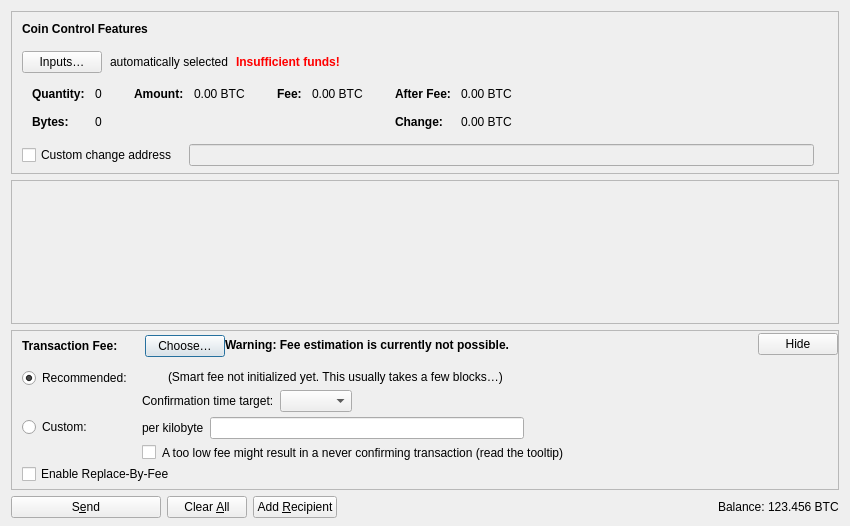
<?xml version="1.0" encoding="UTF-8"?>
<ui version="4.0">
 <class>SendCoinsDialog</class>
 <widget class="QDialog" name="SendCoinsDialog">
  <property name="geometry">
   <rect>
    <x>0</x>
    <y>0</y>
    <width>850</width>
    <height>526</height>
   </rect>
  </property>
  <property name="windowTitle">
   <string>Send Coins</string>
  </property>
  <layout class="QVBoxLayout" name="verticalLayout" stretch="0,1,0,0">
   <property name="bottomMargin">
    <number>8</number>
   </property>
   <item>
    <widget class="QFrame" name="frameCoinControl">
     <property name="sizePolicy">
      <sizepolicy hsizetype="Expanding" vsizetype="Expanding">
       <horstretch>0</horstretch>
       <verstretch>0</verstretch>
      </sizepolicy>
     </property>
     <property name="maximumSize">
      <size>
       <width>16777215</width>
       <height>16777215</height>
      </size>
     </property>
     <property name="frameShape">
      <enum>QFrame::StyledPanel</enum>
     </property>
     <property name="frameShadow">
      <enum>QFrame::Sunken</enum>
     </property>
     <layout class="QVBoxLayout" name="verticalLayoutCoinControl2">
      <property name="spacing">
       <number>0</number>
      </property>
      <property name="leftMargin">
       <number>0</number>
      </property>
      <property name="topMargin">
       <number>0</number>
      </property>
      <property name="rightMargin">
       <number>0</number>
      </property>
      <property name="bottomMargin">
       <number>6</number>
      </property>
      <item>
       <layout class="QVBoxLayout" name="verticalLayoutCoinControl" stretch="0,0,0,0,1">
        <property name="spacing">
         <number>0</number>
        </property>
        <property name="leftMargin">
         <number>10</number>
        </property>
        <property name="topMargin">
         <number>10</number>
        </property>
        <item>
         <layout class="QHBoxLayout" name="horizontalLayoutCoinControl1">
          <property name="bottomMargin">
           <number>15</number>
          </property>
          <item>
           <widget class="QLabel" name="labelCoinControlFeatures">
            <property name="sizePolicy">
             <sizepolicy hsizetype="Preferred" vsizetype="Maximum">
              <horstretch>0</horstretch>
              <verstretch>0</verstretch>
             </sizepolicy>
            </property>
            <property name="font">
             <font>
              <weight>75</weight>
              <bold>true</bold>
             </font>
            </property>
            <property name="styleSheet">
             <string notr="true">font-weight:bold;</string>
            </property>
            <property name="text">
             <string>Coin Control Features</string>
            </property>
           </widget>
          </item>
         </layout>
        </item>
        <item>
         <layout class="QHBoxLayout" name="horizontalLayoutCoinControl2" stretch="0,0,0,0">
          <property name="spacing">
           <number>8</number>
          </property>
          <property name="bottomMargin">
           <number>10</number>
          </property>
          <item>
           <widget class="QPushButton" name="pushButtonCoinControl">
            <property name="styleSheet">
             <string notr="true"/>
            </property>
            <property name="text">
             <string>Inputs…</string>
            </property>
            <property name="autoDefault">
             <bool>false</bool>
            </property>
           </widget>
          </item>
          <item>
           <widget class="QLabel" name="labelCoinControlAutomaticallySelected">
            <property name="text">
             <string>automatically selected</string>
            </property>
            <property name="margin">
             <number>5</number>
            </property>
           </widget>
          </item>
          <item>
           <widget class="QLabel" name="labelCoinControlInsuffFunds">
            <property name="font">
             <font>
              <weight>75</weight>
              <bold>true</bold>
             </font>
            </property>
            <property name="styleSheet">
             <string notr="true">color:red;font-weight:bold;</string>
            </property>
            <property name="text">
             <string>Insufficient funds!</string>
            </property>
            <property name="margin">
             <number>5</number>
            </property>
           </widget>
          </item>
          <item>
           <spacer name="horizontalSpacerCoinControl">
            <property name="orientation">
             <enum>Qt::Horizontal</enum>
            </property>
            <property name="sizeHint" stdset="0">
             <size>
              <width>40</width>
              <height>1</height>
             </size>
            </property>
           </spacer>
          </item>
         </layout>
        </item>
        <item>
         <widget class="QWidget" name="widgetCoinControl" native="true">
          <property name="sizePolicy">
           <sizepolicy hsizetype="Preferred" vsizetype="Preferred">
            <horstretch>0</horstretch>
            <verstretch>0</verstretch>
           </sizepolicy>
          </property>
          <property name="minimumSize">
           <size>
            <width>0</width>
            <height>0</height>
           </size>
          </property>
          <property name="styleSheet">
           <string notr="true"/>
          </property>
          <layout class="QHBoxLayout" name="horizontalLayoutCoinControl5">
           <property name="leftMargin">
            <number>0</number>
           </property>
           <property name="topMargin">
            <number>0</number>
           </property>
           <property name="rightMargin">
            <number>0</number>
           </property>
           <property name="bottomMargin">
            <number>0</number>
           </property>
           <item>
            <layout class="QHBoxLayout" name="horizontalLayoutCoinControl3" stretch="0,0,0,1">
             <property name="spacing">
              <number>20</number>
             </property>
             <property name="topMargin">
              <number>0</number>
             </property>
             <property name="bottomMargin">
              <number>10</number>
             </property>
             <item>
              <layout class="QFormLayout" name="formLayoutCoinControl1">
               <property name="labelAlignment">
                <set>Qt::AlignLeft|Qt::AlignVCenter</set>
               </property>
               <property name="horizontalSpacing">
                <number>10</number>
               </property>
               <property name="verticalSpacing">
                <number>14</number>
               </property>
               <property name="leftMargin">
                <number>10</number>
               </property>
               <property name="topMargin">
                <number>4</number>
               </property>
               <property name="rightMargin">
                <number>6</number>
               </property>
               <item row="0" column="0">
                <widget class="QLabel" name="labelCoinControlQuantityText">
                 <property name="font">
                  <font>
                   <weight>75</weight>
                   <bold>true</bold>
                  </font>
                 </property>
                 <property name="text">
                  <string>Quantity:</string>
                 </property>
                 <property name="margin">
                  <number>0</number>
                 </property>
                </widget>
               </item>
               <item row="0" column="1">
                <widget class="QLabel" name="labelCoinControlQuantity">
                 <property name="cursor">
                  <cursorShape>IBeamCursor</cursorShape>
                 </property>
                 <property name="contextMenuPolicy">
                  <enum>Qt::ActionsContextMenu</enum>
                 </property>
                 <property name="text">
                  <string notr="true">0</string>
                 </property>
                 <property name="margin">
                  <number>0</number>
                 </property>
                 <property name="textInteractionFlags">
                  <set>Qt::LinksAccessibleByMouse|Qt::TextSelectableByKeyboard|Qt::TextSelectableByMouse</set>
                 </property>
                </widget>
               </item>
               <item row="1" column="0">
                <widget class="QLabel" name="labelCoinControlBytesText">
                 <property name="font">
                  <font>
                   <weight>75</weight>
                   <bold>true</bold>
                  </font>
                 </property>
                 <property name="text">
                  <string>Bytes:</string>
                 </property>
                </widget>
               </item>
               <item row="1" column="1">
                <widget class="QLabel" name="labelCoinControlBytes">
                 <property name="cursor">
                  <cursorShape>IBeamCursor</cursorShape>
                 </property>
                 <property name="contextMenuPolicy">
                  <enum>Qt::ActionsContextMenu</enum>
                 </property>
                 <property name="text">
                  <string notr="true">0</string>
                 </property>
                 <property name="textInteractionFlags">
                  <set>Qt::LinksAccessibleByMouse|Qt::TextSelectableByKeyboard|Qt::TextSelectableByMouse</set>
                 </property>
                </widget>
               </item>
              </layout>
             </item>
             <item>
              <layout class="QFormLayout" name="formLayoutCoinControl2">
               <property name="horizontalSpacing">
                <number>10</number>
               </property>
               <property name="verticalSpacing">
                <number>14</number>
               </property>
               <property name="leftMargin">
                <number>6</number>
               </property>
               <property name="topMargin">
                <number>4</number>
               </property>
               <property name="rightMargin">
                <number>6</number>
               </property>
               <item row="0" column="0">
                <widget class="QLabel" name="labelCoinControlAmountText">
                 <property name="font">
                  <font>
                   <weight>75</weight>
                   <bold>true</bold>
                  </font>
                 </property>
                 <property name="text">
                  <string>Amount:</string>
                 </property>
                 <property name="margin">
                  <number>0</number>
                 </property>
                </widget>
               </item>
               <item row="0" column="1">
                <widget class="QLabel" name="labelCoinControlAmount">
                 <property name="cursor">
                  <cursorShape>IBeamCursor</cursorShape>
                 </property>
                 <property name="contextMenuPolicy">
                  <enum>Qt::ActionsContextMenu</enum>
                 </property>
                 <property name="text">
                  <string notr="true">0.00 BTC</string>
                 </property>
                 <property name="textInteractionFlags">
                  <set>Qt::LinksAccessibleByMouse|Qt::TextSelectableByKeyboard|Qt::TextSelectableByMouse</set>
                 </property>
                </widget>
               </item>
              </layout>
             </item>
             <item>
              <layout class="QFormLayout" name="formLayoutCoinControl3">
               <property name="horizontalSpacing">
                <number>10</number>
               </property>
               <property name="verticalSpacing">
                <number>14</number>
               </property>
               <property name="leftMargin">
                <number>6</number>
               </property>
               <property name="topMargin">
                <number>4</number>
               </property>
               <property name="rightMargin">
                <number>6</number>
               </property>
               <item row="0" column="0">
                <widget class="QLabel" name="labelCoinControlFeeText">
                 <property name="font">
                  <font>
                   <weight>75</weight>
                   <bold>true</bold>
                  </font>
                 </property>
                 <property name="text">
                  <string>Fee:</string>
                 </property>
                 <property name="margin">
                  <number>0</number>
                 </property>
                </widget>
               </item>
               <item row="0" column="1">
                <widget class="QLabel" name="labelCoinControlFee">
                 <property name="cursor">
                  <cursorShape>IBeamCursor</cursorShape>
                 </property>
                 <property name="contextMenuPolicy">
                  <enum>Qt::ActionsContextMenu</enum>
                 </property>
                 <property name="text">
                  <string notr="true">0.00 BTC</string>
                 </property>
                 <property name="textInteractionFlags">
                  <set>Qt::LinksAccessibleByMouse|Qt::TextSelectableByKeyboard|Qt::TextSelectableByMouse</set>
                 </property>
                </widget>
               </item>
              </layout>
             </item>
             <item>
              <layout class="QFormLayout" name="formLayoutCoinControl4">
               <property name="labelAlignment">
                <set>Qt::AlignLeft|Qt::AlignVCenter</set>
               </property>
               <property name="horizontalSpacing">
                <number>10</number>
               </property>
               <property name="verticalSpacing">
                <number>14</number>
               </property>
               <property name="leftMargin">
                <number>6</number>
               </property>
               <property name="topMargin">
                <number>4</number>
               </property>
               <property name="rightMargin">
                <number>6</number>
               </property>
               <item row="0" column="0">
                <widget class="QLabel" name="labelCoinControlAfterFeeText">
                 <property name="font">
                  <font>
                   <weight>75</weight>
                   <bold>true</bold>
                  </font>
                 </property>
                 <property name="text">
                  <string>After Fee:</string>
                 </property>
                 <property name="margin">
                  <number>0</number>
                 </property>
                </widget>
               </item>
               <item row="0" column="1">
                <widget class="QLabel" name="labelCoinControlAfterFee">
                 <property name="cursor">
                  <cursorShape>IBeamCursor</cursorShape>
                 </property>
                 <property name="contextMenuPolicy">
                  <enum>Qt::ActionsContextMenu</enum>
                 </property>
                 <property name="text">
                  <string notr="true">0.00 BTC</string>
                 </property>
                 <property name="textInteractionFlags">
                  <set>Qt::LinksAccessibleByMouse|Qt::TextSelectableByKeyboard|Qt::TextSelectableByMouse</set>
                 </property>
                </widget>
               </item>
               <item row="1" column="0">
                <widget class="QLabel" name="labelCoinControlChangeText">
                 <property name="font">
                  <font>
                   <weight>75</weight>
                   <bold>true</bold>
                  </font>
                 </property>
                 <property name="text">
                  <string>Change:</string>
                 </property>
                </widget>
               </item>
               <item row="1" column="1">
                <widget class="QLabel" name="labelCoinControlChange">
                 <property name="cursor">
                  <cursorShape>IBeamCursor</cursorShape>
                 </property>
                 <property name="contextMenuPolicy">
                  <enum>Qt::ActionsContextMenu</enum>
                 </property>
                 <property name="text">
                  <string notr="true">0.00 BTC</string>
                 </property>
                 <property name="textInteractionFlags">
                  <set>Qt::LinksAccessibleByMouse|Qt::TextSelectableByKeyboard|Qt::TextSelectableByMouse</set>
                 </property>
                </widget>
               </item>
              </layout>
             </item>
            </layout>
           </item>
          </layout>
         </widget>
        </item>
        <item>
         <layout class="QHBoxLayout" name="horizontalLayoutCoinControl4" stretch="0,0,0">
          <property name="spacing">
           <number>12</number>
          </property>
          <property name="sizeConstraint">
           <enum>QLayout::SetDefaultConstraint</enum>
          </property>
          <property name="topMargin">
           <number>5</number>
          </property>
          <property name="rightMargin">
           <number>5</number>
          </property>
          <item>
           <widget class="QCheckBox" name="checkBoxCoinControlChange">
            <property name="toolTip">
             <string>If this is activated, but the change address is empty or invalid, change will be sent to a newly generated address.</string>
            </property>
            <property name="text">
             <string>Custom change address</string>
            </property>
           </widget>
          </item>
          <item>
           <widget class="QValidatedLineEdit" name="lineEditCoinControlChange">
            <property name="enabled">
             <bool>false</bool>
            </property>
            <property name="sizePolicy">
             <sizepolicy hsizetype="Expanding" vsizetype="Fixed">
              <horstretch>0</horstretch>
              <verstretch>0</verstretch>
             </sizepolicy>
            </property>
           </widget>
          </item>
          <item>
           <widget class="QLabel" name="labelCoinControlChangeLabel">
            <property name="sizePolicy">
             <sizepolicy hsizetype="Preferred" vsizetype="Expanding">
              <horstretch>0</horstretch>
              <verstretch>0</verstretch>
             </sizepolicy>
            </property>
            <property name="minimumSize">
             <size>
              <width>0</width>
              <height>0</height>
             </size>
            </property>
            <property name="text">
             <string/>
            </property>
            <property name="margin">
             <number>3</number>
            </property>
           </widget>
          </item>
         </layout>
        </item>
        <item>
         <spacer name="verticalSpacerCoinControl">
          <property name="orientation">
           <enum>Qt::Vertical</enum>
          </property>
          <property name="sizeHint" stdset="0">
           <size>
            <width>800</width>
            <height>1</height>
           </size>
          </property>
         </spacer>
        </item>
       </layout>
      </item>
     </layout>
    </widget>
   </item>
   <item>
    <widget class="QScrollArea" name="scrollArea">
     <property name="widgetResizable">
      <bool>true</bool>
     </property>
     <widget class="QWidget" name="scrollAreaWidgetContents">
      <property name="geometry">
       <rect>
        <x>0</x>
        <y>0</y>
        <width>830</width>
        <height>104</height>
       </rect>
      </property>
      <layout class="QVBoxLayout" name="verticalLayout_2" stretch="0,1">
       <property name="leftMargin">
        <number>0</number>
       </property>
       <property name="topMargin">
        <number>0</number>
       </property>
       <property name="rightMargin">
        <number>0</number>
       </property>
       <property name="bottomMargin">
        <number>0</number>
       </property>
       <item>
        <layout class="QVBoxLayout" name="entries">
         <property name="spacing">
          <number>6</number>
         </property>
        </layout>
       </item>
       <item>
        <spacer name="verticalSpacer">
         <property name="orientation">
          <enum>Qt::Vertical</enum>
         </property>
         <property name="sizeHint" stdset="0">
          <size>
           <width>20</width>
           <height>40</height>
          </size>
         </property>
        </spacer>
       </item>
      </layout>
     </widget>
    </widget>
   </item>
   <item>
    <widget class="QFrame" name="frameFee">
     <property name="sizePolicy">
      <sizepolicy hsizetype="Expanding" vsizetype="Expanding">
       <horstretch>0</horstretch>
       <verstretch>0</verstretch>
      </sizepolicy>
     </property>
     <property name="maximumSize">
      <size>
       <width>16777215</width>
       <height>16777215</height>
      </size>
     </property>
     <property name="frameShape">
      <enum>QFrame::StyledPanel</enum>
     </property>
     <property name="frameShadow">
      <enum>QFrame::Sunken</enum>
     </property>
     <layout class="QVBoxLayout" name="verticalLayoutFee1">
      <property name="spacing">
       <number>0</number>
      </property>
      <property name="leftMargin">
       <number>0</number>
      </property>
      <property name="topMargin">
       <number>0</number>
      </property>
      <property name="rightMargin">
       <number>0</number>
      </property>
      <property name="bottomMargin">
       <number>0</number>
      </property>
      <item>
       <layout class="QVBoxLayout" name="verticalLayoutFee2" stretch="0,0,0">
        <property name="spacing">
         <number>0</number>
        </property>
        <property name="leftMargin">
         <number>10</number>
        </property>
        <property name="topMargin">
         <number>0</number>
        </property>
        <item>
         <layout class="QHBoxLayout" name="horizontalLayoutFee1">
          <property name="bottomMargin">
           <number>0</number>
          </property>
          <item>
           <layout class="QVBoxLayout" name="verticalLayoutFee7">
            <property name="spacing">
             <number>0</number>
            </property>
            <item>
             <spacer name="verticalSpacerSmartFee">
              <property name="orientation">
               <enum>Qt::Vertical</enum>
              </property>
              <property name="sizeType">
               <enum>QSizePolicy::Fixed</enum>
              </property>
              <property name="sizeHint" stdset="0">
               <size>
                <width>1</width>
                <height>4</height>
               </size>
              </property>
             </spacer>
            </item>
            <item>
             <layout class="QHBoxLayout" name="horizontalLayoutSmartFee">
              <property name="spacing">
               <number>10</number>
              </property>
              <item>
               <widget class="QLabel" name="labelFeeHeadline">
                <property name="sizePolicy">
                 <sizepolicy hsizetype="Preferred" vsizetype="Maximum">
                  <horstretch>0</horstretch>
                  <verstretch>0</verstretch>
                 </sizepolicy>
                </property>
                <property name="font">
                 <font>
                  <weight>75</weight>
                  <bold>true</bold>
                 </font>
                </property>
                <property name="styleSheet">
                 <string notr="true">font-weight:bold;</string>
                </property>
                <property name="text">
                 <string>Transaction Fee:</string>
                </property>
               </widget>
              </item>
              <item>
               <widget class="QLabel" name="labelFeeMinimized">
                <property name="text">
                 <string/>
                </property>
               </widget>
              </item>
              <item>
               <widget class="QPushButton" name="buttonChooseFee">
                <property name="text">
                 <string>Choose…</string>
                </property>
               </widget>
              </item>
             </layout>
            </item>
            <item>
             <spacer name="verticalSpacer_5">
              <property name="orientation">
               <enum>Qt::Vertical</enum>
              </property>
              <property name="sizeHint" stdset="0">
               <size>
                <width>1</width>
                <height>1</height>
               </size>
              </property>
             </spacer>
            </item>
           </layout>
          </item>
          <item>
           <widget class="QLabel" name="fallbackFeeWarningLabel">
            <property name="toolTip">
             <string>Using the fallbackfee can result in sending a transaction that will take several hours or days (or never) to confirm. Consider choosing your fee manually or wait until you have validated the complete chain.</string>
            </property>
            <property name="font">
            <font>
                <weight>75</weight>
                <bold>true</bold>
            </font>
            </property>
            <property name="text">
             <string>Warning: Fee estimation is currently not possible.</string>
            </property>
            <property name="wordWrap">
             <bool>false</bool>
            </property>
           </widget>
          </item>
          <item>
           <spacer name="horizontalSpacer_4">
            <property name="orientation">
             <enum>Qt::Horizontal</enum>
            </property>
            <property name="sizeType">
             <enum>QSizePolicy::MinimumExpanding</enum>
            </property>
            <property name="sizeHint" stdset="0">
             <size>
              <width>40</width>
              <height>20</height>
             </size>
            </property>
           </spacer>
          </item>
          <item>
           <widget class="QPushButton" name="buttonMinimizeFee">
            <property name="toolTip">
             <string>Hide transaction fee settings</string>
            </property>
            <property name="text">
             <string>Hide</string>
            </property>
           </widget>
          </item>
         </layout>
        </item>
        <item>
         <widget class="QFrame" name="frameFeeSelection">
          <layout class="QVBoxLayout" name="verticalLayoutFee12">
           <property name="spacing">
            <number>0</number>
           </property>
           <property name="leftMargin">
            <number>0</number>
           </property>
           <property name="topMargin">
            <number>0</number>
           </property>
           <property name="rightMargin">
            <number>0</number>
           </property>
           <property name="bottomMargin">
            <number>0</number>
           </property>
           <item>
            <layout class="QGridLayout" name="gridLayoutFee">
             <property name="topMargin">
              <number>10</number>
             </property>
             <property name="bottomMargin">
              <number>4</number>
             </property>
             <property name="horizontalSpacing">
              <number>10</number>
             </property>
             <property name="verticalSpacing">
              <number>4</number>
             </property>
             <item row="1" column="1">
              <layout class="QVBoxLayout" name="verticalLayoutFee8">
               <property name="spacing">
                <number>6</number>
               </property>
               <item>
                <layout class="QHBoxLayout" name="horizontalLayoutFee13">
                 <item>
                  <widget class="QLabel" name="labelCustomPerKilobyte">
                   <property name="toolTip">
                    <string>Specify a custom fee per kB (1,000 bytes) of the transaction's virtual size.

Note:  Since the fee is calculated on a per-byte basis, a fee rate of "100 satoshis per kvB" for a transaction size of 500 virtual bytes (half of 1 kvB) would ultimately yield a fee of only 50 satoshis.</string>
                   </property>
                   <property name="text">
                    <string>per kilobyte</string>
                   </property>
                  </widget>
                 </item>
                 <item>
                  <widget class="BitcoinAmountField" name="customFee"/>
                 </item>
                 <item>
                  <spacer name="horizontalSpacer_6">
                   <property name="orientation">
                    <enum>Qt::Horizontal</enum>
                   </property>
                   <property name="sizeHint" stdset="0">
                    <size>
                     <width>1</width>
                     <height>1</height>
                    </size>
                   </property>
                  </spacer>
                 </item>
                </layout>
               </item>
               <item>
                <layout class="QHBoxLayout" name="horizontalLayoutFee8">
                 <item>
                  <widget class="QCheckBox" name="checkBoxMinimumFee">
                   <property name="toolTip">
                    <string>Paying only the minimum fee is just fine as long as there is less transaction volume than space in the blocks. But be aware that this can end up in a never confirming transaction once there is more demand for transactions than the network can process.</string>
                   </property>
                   <property name="text">
                    <string/>
                   </property>
                  </widget>
                 </item>
                 <item>
                  <widget class="QLabel" name="labelCustomFeeWarning">
                   <property name="enabled">
                    <bool>true</bool>
                   </property>
                   <property name="toolTip">
                    <string>Paying only the minimum fee is just fine as long as there is less transaction volume than space in the blocks. But be aware that this can end up in a never confirming transaction once there is more demand for transactions than the network can process.</string>
                   </property>
                   <property name="text">
                    <string>A too low fee might result in a never confirming transaction (read the tooltip)</string>
                   </property>
                  </widget>
                 </item>
                 <item>
                  <spacer name="horizontalSpacer_2">
                   <property name="orientation">
                    <enum>Qt::Horizontal</enum>
                   </property>
                   <property name="sizeHint" stdset="0">
                    <size>
                     <width>1</width>
                     <height>1</height>
                    </size>
                   </property>
                  </spacer>
                 </item>
                </layout>
               </item>
              </layout>
             </item>
             <item row="0" column="0">
              <layout class="QVBoxLayout" name="verticalLayoutFee4" stretch="0,1">
               <item>
                <widget class="QRadioButton" name="radioSmartFee">
                 <property name="text">
                  <string>Recommended:</string>
                 </property>
                 <property name="checked">
                  <bool>true</bool>
                 </property>
                 <attribute name="buttonGroup">
                  <string notr="true">groupFee</string>
                 </attribute>
                </widget>
               </item>
               <item>
                <spacer name="verticalSpacer_2">
                 <property name="orientation">
                  <enum>Qt::Vertical</enum>
                 </property>
                 <property name="sizeHint" stdset="0">
                  <size>
                   <width>1</width>
                   <height>1</height>
                  </size>
                 </property>
                </spacer>
               </item>
              </layout>
             </item>
             <item row="1" column="0">
              <layout class="QVBoxLayout" name="verticalLayoutFee9" stretch="0,1">
               <item>
                <widget class="QRadioButton" name="radioCustomFee">
                 <property name="text">
                  <string>Custom:</string>
                 </property>
                 <attribute name="buttonGroup">
                  <string notr="true">groupFee</string>
                 </attribute>
                </widget>
               </item>
               <item>
                <spacer name="verticalSpacer_6">
                 <property name="orientation">
                  <enum>Qt::Vertical</enum>
                 </property>
                 <property name="sizeHint" stdset="0">
                  <size>
                   <width>1</width>
                   <height>1</height>
                  </size>
                 </property>
                </spacer>
               </item>
              </layout>
             </item>
             <item row="0" column="1">
              <layout class="QVBoxLayout" name="verticalLayoutFee3" stretch="0,0,1">
               <property name="spacing">
                <number>6</number>
               </property>
               <property name="topMargin">
                <number>2</number>
               </property>
               <item>
                <layout class="QHBoxLayout" name="horizontalLayoutFee12">
                 <item>
                  <widget class="QLabel" name="labelSmartFee">
                   <property name="text">
                    <string/>
                   </property>
                  </widget>
                 </item>
                 <item>
                  <widget class="QLabel" name="labelFeeEstimation">
                   <property name="text">
                    <string/>
                   </property>
                  </widget>
                 </item>
                 <item>
                  <widget class="QLabel" name="labelSmartFee2">
                   <property name="text">
                    <string>(Smart fee not initialized yet. This usually takes a few blocks…)</string>
                   </property>
                  </widget>
                 </item>
                 <item>
                  <spacer name="horizontalSpacer_5">
                   <property name="orientation">
                    <enum>Qt::Horizontal</enum>
                   </property>
                   <property name="sizeHint" stdset="0">
                    <size>
                     <width>1</width>
                     <height>1</height>
                    </size>
                   </property>
                  </spacer>
                 </item>
                </layout>
               </item>
               <item>
                <layout class="QHBoxLayout" name="horizontalLayoutFee9">
                 <item>
                  <layout class="QVBoxLayout" name="verticalLayoutFee6">
                   <item>
                    <widget class="QLabel" name="labelSmartFee3">
                     <property name="text">
                      <string>Confirmation time target:</string>
                     </property>
                    </widget>
                   </item>
                  </layout>
                 </item>
                 <item>
                  <layout class="QVBoxLayout" name="verticalLayoutFee5">
                   <property name="rightMargin">
                    <number>30</number>
                   </property>
                   <item>
                    <layout class="QHBoxLayout" name="horizontalLayoutConfTarget">
                     <property name="bottomMargin">
                      <number>0</number>
                     </property>
                     <item>
                      <widget class="QComboBox" name="confTargetSelector"/>
                     </item>
                     <item>
                      <spacer name="horizontalSpacerConfTarget">
                       <property name="orientation">
                        <enum>Qt::Horizontal</enum>
                       </property>
                       <property name="sizeHint" stdset="0">
                        <size>
                         <width>40</width>
                         <height>20</height>
                        </size>
                       </property>
                      </spacer>
                     </item>
                    </layout>
                   </item>
                  </layout>
                 </item>
                </layout>
               </item>
               <item>
                <spacer name="verticalSpacer_4">
                 <property name="orientation">
                  <enum>Qt::Vertical</enum>
                 </property>
                 <property name="sizeHint" stdset="0">
                  <size>
                   <width>1</width>
                   <height>1</height>
                  </size>
                 </property>
                </spacer>
               </item>
              </layout>
             </item>
            </layout>
           </item>
           <item>
            <widget class="QCheckBox" name="optInRBF">
             <property name="text">
              <string>Enable Replace-By-Fee</string>
             </property>
             <property name="toolTip">
              <string>With Replace-By-Fee (BIP-125) you can increase a transaction's fee after it is sent. Without this, a higher fee may be recommended to compensate for increased transaction delay risk.</string>
             </property>
            </widget>
           </item>
          </layout>
         </widget>
        </item>
        <item>
         <spacer name="verticalSpacerFee">
          <property name="orientation">
           <enum>Qt::Vertical</enum>
          </property>
          <property name="sizeHint" stdset="0">
           <size>
            <width>40</width>
            <height>5</height>
           </size>
          </property>
         </spacer>
        </item>
       </layout>
      </item>
     </layout>
    </widget>
   </item>
   <item>
    <layout class="QHBoxLayout" name="horizontalLayout">
     <item>
      <widget class="QPushButton" name="sendButton">
       <property name="minimumSize">
        <size>
         <width>150</width>
         <height>0</height>
        </size>
       </property>
       <property name="toolTip">
        <string>Confirm the send action</string>
       </property>
       <property name="text">
        <string>S&amp;end</string>
       </property>
       <property name="icon">
        <iconset resource="../bitcoin.qrc">
         <normaloff>:/icons/send</normaloff>:/icons/send</iconset>
       </property>
       <property name="autoDefault">
        <bool>false</bool>
       </property>
       <property name="default">
        <bool>false</bool>
       </property>
      </widget>
     </item>
     <item>
      <widget class="QPushButton" name="clearButton">
       <property name="sizePolicy">
        <sizepolicy hsizetype="Minimum" vsizetype="Fixed">
         <horstretch>0</horstretch>
         <verstretch>0</verstretch>
        </sizepolicy>
       </property>
       <property name="toolTip">
        <string>Clear all fields of the form.</string>
       </property>
       <property name="text">
        <string>Clear &amp;All</string>
       </property>
       <property name="icon">
        <iconset resource="../bitcoin.qrc">
         <normaloff>:/icons/remove</normaloff>:/icons/remove</iconset>
       </property>
       <property name="autoDefault">
        <bool>false</bool>
       </property>
      </widget>
     </item>
     <item>
      <widget class="QPushButton" name="addButton">
       <property name="toolTip">
        <string>Send to multiple recipients at once</string>
       </property>
       <property name="text">
        <string>Add &amp;Recipient</string>
       </property>
       <property name="icon">
        <iconset resource="../bitcoin.qrc">
         <normaloff>:/icons/add</normaloff>:/icons/add</iconset>
       </property>
       <property name="autoDefault">
        <bool>false</bool>
       </property>
      </widget>
     </item>
     <item>
      <spacer name="horizontalSpacer">
       <property name="orientation">
        <enum>Qt::Horizontal</enum>
       </property>
       <property name="sizeHint" stdset="0">
        <size>
         <width>40</width>
         <height>20</height>
        </size>
       </property>
      </spacer>
     </item>
     <item>
      <layout class="QHBoxLayout" name="horizontalLayout_2">
       <property name="spacing">
        <number>3</number>
       </property>
       <item>
        <widget class="QLabel" name="labelBalanceName">
         <property name="sizePolicy">
          <sizepolicy hsizetype="Preferred" vsizetype="Fixed">
           <horstretch>0</horstretch>
           <verstretch>0</verstretch>
          </sizepolicy>
         </property>
         <property name="text">
          <string>Balance:</string>
         </property>
        </widget>
       </item>
       <item>
        <widget class="QLabel" name="labelBalance">
         <property name="sizePolicy">
          <sizepolicy hsizetype="Preferred" vsizetype="Fixed">
           <horstretch>0</horstretch>
           <verstretch>0</verstretch>
          </sizepolicy>
         </property>
         <property name="cursor">
          <cursorShape>IBeamCursor</cursorShape>
         </property>
         <property name="text">
          <string notr="true">123.456 BTC</string>
         </property>
         <property name="textInteractionFlags">
          <set>Qt::LinksAccessibleByMouse|Qt::TextSelectableByKeyboard|Qt::TextSelectableByMouse</set>
         </property>
        </widget>
       </item>
      </layout>
     </item>
    </layout>
   </item>
  </layout>
 </widget>
 <customwidgets>
  <customwidget>
   <class>QValidatedLineEdit</class>
   <extends>QLineEdit</extends>
   <header>qt/qvalidatedlineedit.h</header>
  </customwidget>
  <customwidget>
   <class>BitcoinAmountField</class>
   <extends>QLineEdit</extends>
   <header>qt/bitcoinamountfield.h</header>
   <container>1</container>
  </customwidget>
 </customwidgets>
 <resources>
  <include location="../bitcoin.qrc"/>
 </resources>
 <connections/>
 <buttongroups>
  <buttongroup name="groupFee"/>
 </buttongroups>
</ui>
